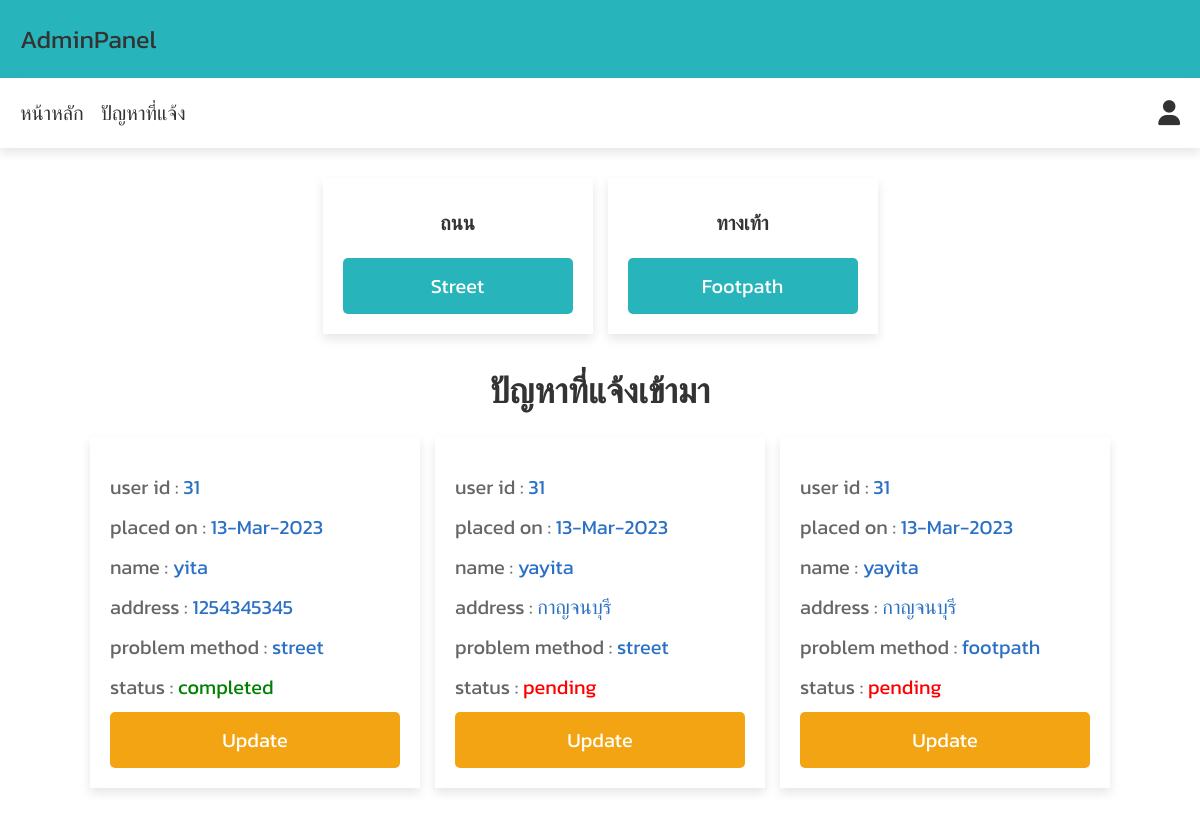
/admin_orders.php (signed in), run on the app's committed database.
### tables this page shows
CREATE TABLE `orders` (
  `id` int(100) NOT NULL,
  `user_id` int(100) NOT NULL,
  `name` varchar(100) NOT NULL,
  `number` varchar(12) NOT NULL,
  `email` varchar(100) NOT NULL,
  `method` varchar(50) NOT NULL,
  `problem` varchar(500) NOT NULL,
  `address` varchar(500) NOT NULL,
  `image` varchar(200) NOT NULL,
  `placed_on` varchar(50) NOT NULL,
  `status` varchar(20) NOT NULL DEFAULT 'pending'
);

### admin_orders.php (the view, shortened to what this page needs)
<?php
@include 'config.php';
?>
<!DOCTYPE html>
<html lang="en">
<head>
   <link rel="stylesheet" href="https://cdnjs.cloudflare.com/ajax/libs/font-awesome/6.1.1/css/all.min.css">
   <link rel="stylesheet" href="css/adminstyle.css">
</head>
<body>
<?php include 'admin_header.php'; ?>
<section class="home-category">
   <div class="box-container">
      <div class="box">
      <h3>ถนน</h3>
         <a href="admin_category.php?category=street" class="btn">Street</a>
      </div>
      <div class="box">
      <h3>ทางเท้า</h3>
         <a href="admin_category.php?category=footpath" class="btn">Footpath</a>
      </div>
   </div>
</section>
<section class="placed-orders">
   <h1 class="title">ปัญหาที่แจ้งเข้ามา</h1>
   <div class="box-container">
      <?php
         $select_orders = $conn->prepare("SELECT * FROM `orders`");
         $select_orders->execute();
         if($select_orders->rowCount() > 0){
            while($fetch_orders = $select_orders->fetch(PDO::FETCH_ASSOC)){
      ?>
      <div class="box">
         <p> user id : <span><?= $fetch_orders['user_id']; ?></span> </p>
         <p> placed on : <span><?= $fetch_orders['placed_on']; ?></span> </p>
         <p> name : <span><?= $fetch_orders['name']; ?></span> </p>
         <p> address : <span><?= $fetch_orders['address']; ?></span> </p>
         <p> problem method : <span><?= $fetch_orders['method']; ?></span> </p>
         <p> status : <span style="color:<?php if($fetch_orders['status'] == 'pending'){ echo 'red'; }else{ echo 'green'; }; ?>"><?= $fetch_orders['status']; ?></span> </p>
         <a href="admin_update.php?update=<?= $fetch_orders['id']; ?>" class="option-btn">update</a>
      </div>
      <?php
         }
      }else{
         echo '<p class="empty">ยังไม่ได้แจ้งปัญหาใด ๆ</p>';
      }
      ?>
   </div>
</section>
</body>
</html>

### css/adminstyle.css (style rules this page uses)
.home-category .box-container { display: grid; grid-template-columns: repeat(auto-fit, 27rem); gap:1.5rem; justify-content: center; align-items: flex-start; }
.home-category .box-container .box { padding:2rem; text-align: center; background-color: var(--white); box-shadow: var(--box-shadow); }
.home-category .box-container .box h3 { text-transform: uppercase; color:var(--black); padding:1rem 0; font-size: 2rem; }
.home-category { padding-bottom: 0; }
.placed-orders .box-container { display: grid; grid-template-columns: repeat(auto-fit, 33rem); gap:1.5rem; align-items: flex-start; justify-content:center; }
.placed-orders .box-container .box { box-shadow: var(--box-shadow); background-color: var(--white); padding:2rem; }
.placed-orders .box-container .box p { margin-bottom: 1rem; line-height: 1.5; font-size: 2rem; color:var(--light-color); }
.placed-orders .box-container .box p span { color:var(--green); }

### css/components.css (style rules this page uses)
:root { --green:#2d71c5; --orange:#f3a412; --red:#e74c3c; --black:#333; --light-color:#666; --white:#fff; --light-bg:#f6f6f6; --black-bg:#000000; --border:.2rem solid var(--black); --box-shadow:0 .5rem 1rem rgba(0,0,0,.1); --cyan:#28b4bb; }
* { font-family: 'kanit', sans-serif; margin:0; padding:0; box-sizing: border-box; outline: none; border:none; text-decoration: none; color:var(--black); }
body { background-color: var(--white-bg); padding-bottom: 6.5rem; }
html { font-size: 62.5%; overflow-x: hidden; scroll-behavior: smooth; scroll-padding-top: 6.5rem; }
section { padding:3rem 2rem; max-width: 1200px; margin:0 auto; }
.btn, .delete-btn, .option-btn { display: block; width: 100%; margin-top: 1rem; border-radius: .5rem; color:var(--white); font-size: 2rem; padding:1.3rem 3rem; text-transform: capitalize; cursor: pointer; text-align: center; }
.btn { background-color: var(--cyan); }
.option-btn { background-color: var(--orange); }
.title { text-align: center; margin-bottom: 2rem; text-transform: uppercase; color:var(--black); font-size: 3.5rem; }

### data on the page
orders: user "31", placed_on "13-Mar-2023", name "yita", address "1254345345", method "street", status "completed"
orders: user "31", placed_on "13-Mar-2023", name "yayita", address "กาญจนบุรี", method "street", status "pending"
orders: user "31", placed_on "13-Mar-2023", name "yayita", address "กาญจนบุรี", method "footpath", status "pending"
